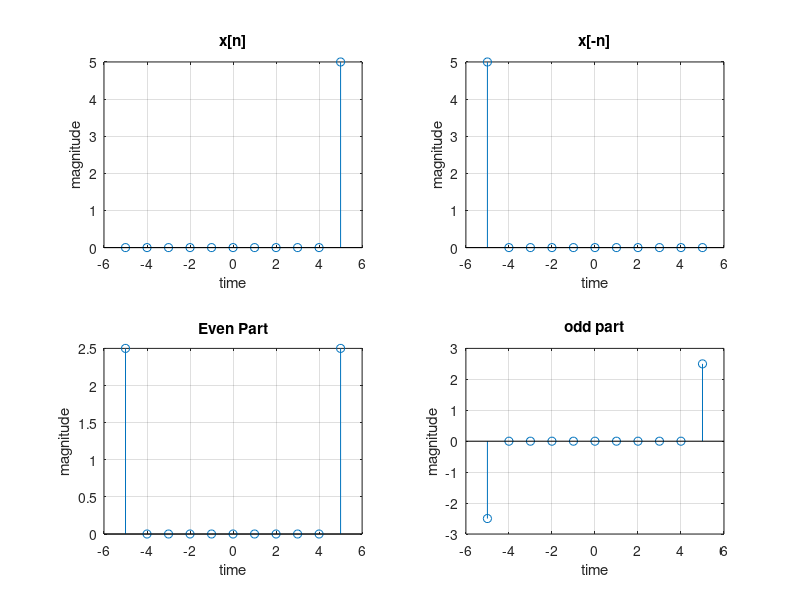

Reproduce this figure in MATLAB.
% Matlab prog to find the even and odd component of signal

clc;
clear;
close all;
q=input('type x[n]= ');
n=input('enter range= ');  %e.g. -2:6 third location is zero that means,type a/c to xn
w=fliplr(q);  % fliping q
e=fliplr(n)*-1;
if(max(n)>max(e))
    d=max(n)-max(e);
    xn1=[zeros(1,abs(d)  ) q];
    xn2=[w zeros(1,abs(d))];
  
else
    k=max(n)-max(e);
    xn2=[zeros(1,abs(k)) w];
    xn1=[q zeros(1,abs(k))];
end
xe=(xn1+xn2)/2;
xo=(xn1-xn2)/2;
r=[n e];
t=min(r):max(r);
subplot(221);
stem(t,xn1);
xlabel('time');
ylabel('magnitude');
title('x[n]');
grid on;

subplot(222);
stem(t,xn2);
xlabel('time');
ylabel('magnitude');
title('x[-n]');
grid on;

subplot(223)
stem(t,xe);
xlabel('time');
ylabel('magnitude');
title('Even Part');
grid on;

subplot(224)
stem(t,xo);
xlabel('time');
ylabel('magnitude');
title('odd part');
grid on;

